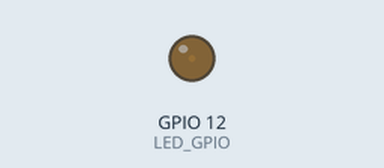
The sketch below on a simulated ESP32. On the bench: output pins drawn as LEDs (lit = HIGH).

Above: at 0.05 s.
At 2.15 s:
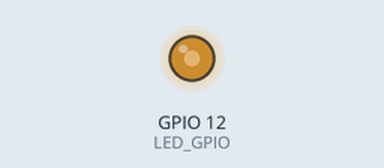
At 3.45 s:
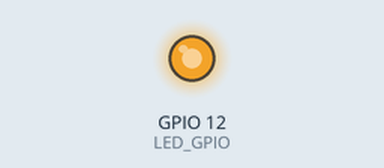
At 6.9 s:
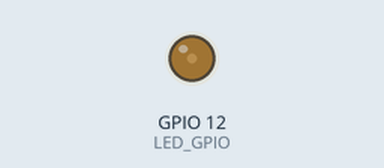
Timing chart, 0 to 10.0 s (numbered marks = the images above):
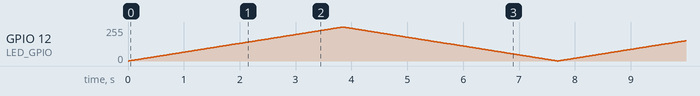

The sketch:

exp12-2.ino
```cpp
#define LED_GPIO  12
#define PWM_Freq  1000
#define PWM_Ch    0
#define PWM_Res   8
int dutyCycle = 0;
void setup()
{
  ledcAttachPin(LED_GPIO, PWM_Ch);
  ledcSetup(PWM_Ch, PWM_Freq, PWM_Res);
}

void loop()
{
  while(dutyCycle <= 255)
  {
    ledcWrite(PWM_Ch, dutyCycle++);
    delay(15);
  }
  while(dutyCycle > 0)
  {
    ledcWrite(PWM_Ch, dutyCycle--);
    delay(15);
  }
}
```
